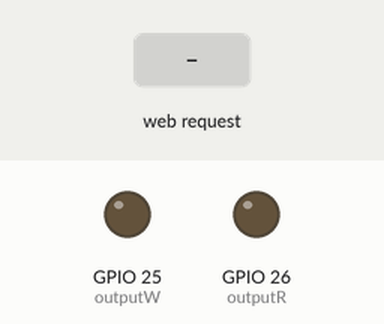
Simulated run of this sketch. Board: ESP32. On the bench: output pins drawn as LEDs (lit = HIGH). The test bench sets the inputs (shaded band). WiFi joins after 1.5 s; servers stay silent unless stated; what the sketch prints to the serial monitor is not drawn.

Above: at 2.7 s.
2.8 s: HTTP request GET /26/on received
At 3.4 s:
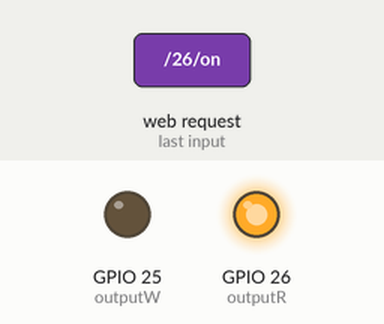
4.3 s: HTTP request GET /25/on received
At 5.5 s:
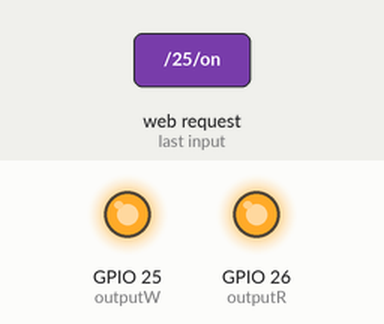
5.8 s: HTTP request GET /26/off received
At 6.8 s:
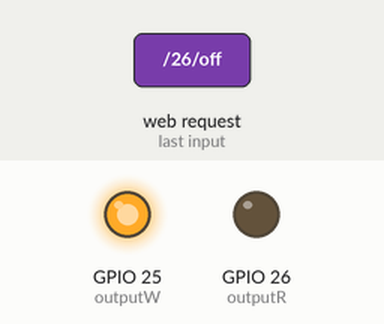
7.3 s: HTTP request GET /25/off received
At 8.0 s:
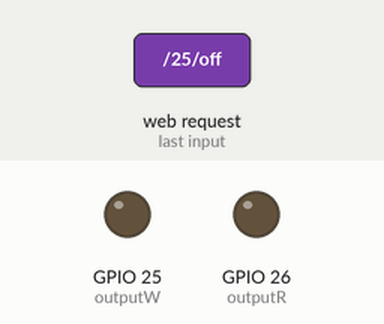
Timing chart, 0 to 9.8 s (numbered marks = the images above; inputs shaded):
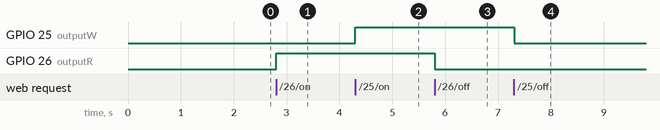

The sketch:

webserver.ino
```cpp
// Load LIbraries
#include <WiFi.h>

const char* ssid = "Azul-ai7i";
const char* password = "r3n4t4n3g4";

// Set web server port number to 80
WiFiServer server(80);

String header;
String outputRState = "off";
String outputWState = "off";

const int outputR = 26;
const int outputW = 25;

void setup() {
  // put your setup code here, to run once:
  Serial.begin(115200);
  // Initialize the output variables as outputs
  pinMode(outputR, OUTPUT);
  pinMode(outputW, OUTPUT);
  // Set outputs to LOW
  digitalWrite(outputR, LOW);
  digitalWrite(outputW, LOW);
  // Connect to Wi-Fi network with SSID and password
  Serial.print("Connecting to ");
  Serial.println(ssid);
  WiFi.begin(ssid, password);
  while (WiFi.status() != WL_CONNECTED) {
  delay(500);
  Serial.print(".");
  }
  // Print local IP address and start web server
  Serial.println("");
  Serial.println("WiFi connected.");
  Serial.println("IP address: ");
  Serial.println(WiFi.localIP());
  server.begin();
}

void loop(){
WiFiClient client = server.available();
// Listen for incoming clients
if (client) {
// If a new client connects,
Serial.println("New Client.");
// print a message out in the serial port
String currentLine = "";
// make a String to hold incoming data from the client
while (client.connected()) {
// loop while the client's connected
if (client.available()) {
// if there's bytes to read from the client,
char c = client.read();
// read a byte, then
Serial.write(c);
// print it out the serial monitor
header += c;
if (c == '\n') {
// if the byte is a newline character
// if the current line is blank, you got two newline characters in a row.
// that's the end of the client HTTP request, so send a response:
if (currentLine.length() == 0) {
// HTTP headers always start with a response code (e.g. HTTP/1.1 200 OK)
// and a content-type so the client knows what's coming, then a blank line:
client.println("HTTP/1.1 200 OK");
client.println("Content-type:text/html");
client.println("Connection: close");
client.println();
// turns the GPIOs on and off
if (header.indexOf("GET /26/on") >= 0) {
Serial.println("GPIO 26 on");
outputRState = "on";
digitalWrite(outputR, HIGH);
} else if (header.indexOf("GET /26/off") >= 0) {
Serial.println("GPIO 26 off");
outputRState = "off";
digitalWrite(outputR, LOW);
} else if (header.indexOf("GET /25/on") >= 0) {
Serial.println("GPIO 27 on");
outputWState = "on";
digitalWrite(outputW, HIGH);
} else if (header.indexOf("GET /25/off") >= 0) {
Serial.println("GPIO 27 off");
outputWState = "off";
digitalWrite(outputW, LOW);
}
// Display the HTML web page
client.println("<!DOCTYPE html><html>");
client.println("<head><meta name=\"viewport\" content=\"width=device-width, initial-scale=1\">");
client.println("<link rel=\"icon\" href=\"data:,\">");
// CSS to style the on/off buttons
// Feel free to change the background-color and font-size attributes to fit your preferences
client.println("<style>html { font-family: Helvetica; display: inline-block; margin: 0px auto; text-align: center;}");
client.println(".button { background-color: #4CAF50; border: none; color: white; padding: 16px 40px;");
client.println("text-decoration: none; font-size: 30px; margin:2px; cursor: pointer;}");
client.println(".button2 {background-color: #555555;}</style></head>");
// Web Page Heading
client.println("<body><h1>ESP32 Web Server</h1>");
// Display current state, and ON/OFF buttons for GPIO 26
client.println("<p>GPIO 26 - State " + outputRState + "</p>");
// If the output26State is off, it displays the ON button
if (outputRState=="off") {
client.println("<p><a href=\"/26/on\"><button class=\"button\">ON</button></a></p>");
} else {
client.println("<p><a href=\"/26/off\"><button class=\"button button2\">OFF</button></a></p>");
}
// Display current state, and ON/OFF buttons for GPIO 27
client.println("<p>GPIO White - State " + outputWState + "</p>");
// If the output27State is off, it displays the ON button
if (outputWState=="off") {
client.println("<p><a href=\"/25/on\"><button class=\"button\">ON</button></a></p>");
} else {
client.println("<p><a href=\"/25/off\"><button class=\"button button2\">OFF</button></a></p>");
}
client.println("</body></html>");
// The HTTP response ends with another blank line
client.println();
// Break out of the while loop
break;
} else { // if you got a newline, then clear currentLine
currentLine = "";
}
} else if (c != '\r') { // if you got anything else but a carriage return character,
currentLine += c;
// add it to the end of the currentLine
}
}
}
// Clear the header variable
header = "";
// Close the connection
client.stop();
Serial.println("Client disconnected.");
Serial.println("");
}
}
```

Measured:
- after the input at 2.8 s, GPIO 26 (outputR): LOW → HIGH at once
- after the input at 4.3 s, GPIO 25 (outputW): LOW → HIGH at once
- after the input at 5.8 s, GPIO 26 (outputR): HIGH → LOW at once
- after the input at 7.3 s, GPIO 25 (outputW): HIGH → LOW at once
